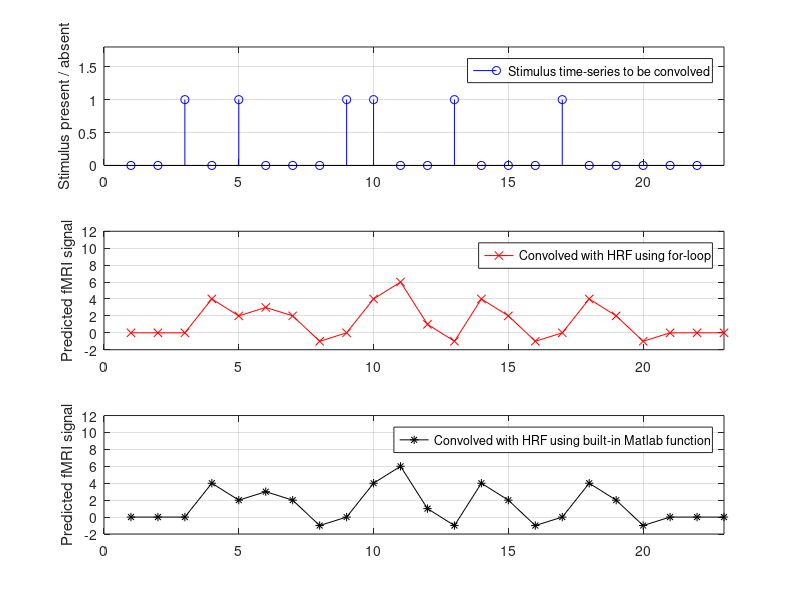

Reproduce this figure in MATLAB.
%%%% Tutorial about the math of convolution.
%%%%
%%%% Written by Rajeev Raizada, Aug.19, 2002.
%%%% 
%%%% This program goes together with hrf_tutorial.m and
%%%% design_matrix_tutorial.m

% The math of convolution:
% So far we have just talked about a stimulus "kicking off" an HRF,
% and the HRFs just adding up on top of each other.
% The actual math of this is just multiplying and adding.
% The multiplying part is: we go along the stimulus-time-series vector,
% element by element, and we multiply each element by the HRF.
% e.g. if the vector starts off: [ 0 0 1 0 ... ]
% then we take multiply: 0*HRF, then 0*HRF, then 1*HRF, then 0*HRF etc.
%
% We then take those multiplied HRFs and add them all together,
% to make an output vector that is the result of the convolution.
%
% The only extra consideration is that each HRF gets "kicked off",
% i.e. multiplied and added, at a different position along the
% stimulus-time-series vector. 
% In our [ 0 0 1 0 ] example above, the 1 is in the third position
% of the stimulus-time-series vector, so we want our 1*HRF to get 
% added onto the same position of our output vector,
% i.e. starting at the third position.
%
% To make things easier, let's try this with a small HRF,
% that we talk more about in design_matrix_tutorial.m

hrf = [ 0  4  2  -1  0 ];

% And let's start with a simple stimulus-time-series vector, corresponding
% to a single stimulus coming on at the third time-point 
% (which will be the third TR, in the case of fMRI).

stim_time_series = [ 0 0 1 0 0 ];

% Now, we want to make an output vector that is the result of
% convolving the stimulus-time-series vector with the HRF.
% So, we go along the stimulus-time-series vector, element by element,
% multiply each element by the HRF, and add the result to
% the corresponding position of our output vector.
%
%        0*[ 0  4  2 -1  0 ]           +
%        
%           0*[ 0  4  2 -1  0 ]        +
%         
%              1*[ 0  4  2 -1  0 ]     +
%         
%                 0*[ 0  4  2 -1  0 ]  +
%
%                    0*[ 0  4  2 -1  0 ] 
%        
% Let's see how this would all add up for making 
% the fifth element in our output:
%
%        0*[ 0  4  2 -1  0 ]           +
%                        .        
%           0*[ 0  4  2 -1  0 ]        +
%                        .
%              1*[ 0  4  2 -1  0 ]     +
%                        .
%                 0*[ 0  4  2 -1  0 ]  +
%                        .
%                    0*[ 0  4  2 -1  0 ] 
%                        .  
% makes the result: 0*0 + 0*-1 + 1*2 +0*4 + 0*0 = 2
%
% In the example above, the 5th element of our output vector
% is equal to:
%
% 1st-element of the stimulus-time-series  *  5th-element of HRF  +
% 2nd-element of the stimulus-time-series  *  4th-element of HRF  +
% 3rd-element of the stimulus-time-series  *  3rd-element of HRF  +
% 4th-element of the stimulus-time-series  *  2nd-element of HRF  +
% 5th-element of the stimulus-time-series  *  1st-element of HRF 
%
% As an equation, this is:
% Output(pos_in_output) =  
%   Sum[ with pos_in_hrf going from 1 to length(hrf) ] of
%     stim_time_series(pos_in_output - pos_in_hrf + 1) * hrf(pos_in_hrf)
%
% Textbooks will often use a notation like this:
% Output(n) means the n-th element of the output of the result
% of our convolution.
% Typically people write the vector to be convolved as x
% In our case, x is stim_time_series.
% So, x(n) means the n-th element of the onsets-vector, x.
% People often call the vector that this gets convolved with the "filter".
% Another name for it is the "impulse response function",
% which is where the phrase "hemodynamic response function" comes from.
%
% In our case, the filter is the HRF.
% People often call our position in the HRF "k", and the length
% of the HRF "M".
% In that notation:
% Output(n) = Sum[ with k going from 0 to M ]  x(n-k) * hrf(k)
%
% In Matlab, the indices can't be quite as neat as this, because
% a vector doesn't have a zero-th entry. 
% The first entry is element number 1 in the vector,
% even though it corresponds to time=0 in the HRF.
% That's why in the equation
%
%   Output(pos_in_output) =  
%     Sum[ with pos_in_hrf going from 1 to length(hrf) ] of
%       stim_time_series(pos_in_output - pos_in_hrf + 1) * hrf(pos_in_hrf)
%
% we see that pos_in_hrf goes from 1 to length(hrf), rather than starting
% at zero, and also why there's a "+1" in 
% stim_time_series(pos_in_output - pos_in_hrf + 1)
%
% By the way, note that this means that the result of 
% convolving stim_time_series  with hrf is longer than 
% either stim_time_series or hrf.
% length(output) = length(stim_time_series) + length(hrf) - 1.
% This makes sense when you think of it in terms of a stimulus
% kicking off an HRF that runs to completion.
% Even if the stimulus is right at the very end of a scan and
% if we stop the scan immediately after showing the stimulus,
% it will still have kicked-off an HRF inside the subject's head.
% The result of the convolution is the overall HRF-response that
% the stimuli will evoke, and so if the last stimulus kicks off 
% a fresh HRF, that will continue by one HRF-length past the
% end of the stimulus-time-series.

%%%%%%%%% Using a for-loop to implement the convolution %%%%%%%%%%%%%%
%
% So, now we have the basic equation for the convolution:
%
%   Output(pos_in_output) =  
%     Sum[ with pos_in_hrf going from 1 to length(hrf) ] of
%       stim_time_series(pos_in_output - pos_in_hrf + 1) * hrf(pos_in_hrf)
%
% and we have to write a computer program that will plug the actual numbers
% into that equation and see what they add up to.
%
% In order to do that, we want to go along the each position in the output,
% one position at a time, and then go along the positions in the HRF,
% carrying out the multiplication:
%    stim_time_series(pos_in_output - pos_in_hrf + 1) * hrf(pos_in_hrf)
% for each position in the HRF, and then adding up the results of
% all of these multiplications.
%
% In Matlab, and in almost any programming language, the easiest way
% to go along a series of positions in a list, one step at a time,
% is using a for-loop.
% (A for-loop isn't always the most elegant or most efficient method, but
%  it's often the simplest way, so that's how we'll do it here).
%
% Here's how we'd write a for-loop to do the convolution.
%
% Start off with an output vector all zeros, 
% with one row and (length(stim_time_series) + length(hrf) - 1) columns
output = zeros(1,length(stim_time_series) + length(hrf) - 1);           

%%%% Now build two loops.
%%%% The main loop goes along positions in the output vector.
%%%% Nested inside that, we have a smaller loop that goes along
%%%% positions in the HRF.
for pos_in_output = 1:length(output),   
              %%% Go around length(output) times, with the value of
              %%% pos_in_output starting at 1, and increasing by 1 
              %%% each time we go around the loop. 
    
   for pos_in_hrf = 1:length(hrf), 
              %%% This loop is completely inside the pos_in_output loop.
              %%% So, for any given pos_in_output value, we loop
              %%% through all the positions in the HRF, going from 1
              %%% to length(hrf), which is the last element in the HRF.
       
      % Now we want to do summing as we move along the positions in the HRF
      % This involves looking back to the earler positions of 
      % stim_time_series, back to position (pos_in_output - pos_in_hrf + 1).
      % However, if we're at the beginning of the stim_time_series,
      % then these earlier positions don't exist, so they don't
      % play any role in the convolution. 
      % In Matlab, trying to access non-existent parts of the stim_time_series
      % vector would cause an error, so first we check that we're far enough
      % along. Similarly, we can't try to access elements in stim_time_series
      % that happen after the end of that vector.
      
      % Output(pos_in_output) =  
      %   Sum[ with pos_in_hrf going from 1 to length(hrf) ] of
      %     stim_time_series(pos_in_output - pos_in_hrf + 1) * hrf(pos_in_hrf)
      pos_in_stim_time_series = pos_in_output - pos_in_hrf + 1;
      
      if (pos_in_stim_time_series > 0) & ...  % If it's far enough along and...
         (pos_in_stim_time_series <= length(stim_time_series)),
                                              % it's not too far along.
                                              % <= means less than or equal to
         output(pos_in_output) = output(pos_in_output) + ...
            stim_time_series(pos_in_stim_time_series) * hrf(pos_in_hrf);

      end;  % End of the if-statement
        
   end;     % End of loop along the HRF

end;        % End of loop along the positions in the output vector


%%%%%%%%%%%%%%%%%%%%%%%%%%%%%%%%%%%%%%%%%%%%%%%%%%%%%%%%%%%%
%
% Let's display the output in the Matlab command window, by
% typing it without a semi-colon at the end:

output

% We can check that this is correct by using Matlab's built-in
% convolution function. This should be the same as the output above!

output_from_matlab_conv_function = conv(stim_time_series,hrf)

% You can also express convolution as a matrix multiplication,
% but I'm not going to get into that here.
% If your Matlab has the Signal Processing Toolbox, type
% help convmtx
% for more info.

%%%%%%%%%%%%%%%%%%%%%%%%%%%%%%%%%%%%%%%%%%%%%%%%%%%%%%%%%%%%
%
% Ok, that seemed to work.
% Now let's try the same code with a slightly less trivial
% convolution, and let's plot the results.
%
% Instead of just having one stimulus, at time t=3, 
% we'll have several stimuli, and randomly jittered times

stim_time_series = [ 0 0 1 0 1 0 0 0 1 1 0 0 1 0 0 0 1 0 0 0 0 0 ];

output = zeros(1,length(stim_time_series) + length(hrf) - 1);           

%%%%% Below is exactly the same code as above, but with
%%%%% some of the lengthier comments taken out, to save repetition.
for pos_in_output = 1:length(output),   
    
   for pos_in_hrf = 1:length(hrf), 
 
      % Output(pos_in_output) =  
      %   Sum[ with pos_in_hrf going from 1 to length(hrf) ] of
      %     stim_time_series(pos_in_output - pos_in_hrf + 1) * hrf(pos_in_hrf)
      pos_in_stim_time_series = pos_in_output - pos_in_hrf + 1;
      
      if (pos_in_stim_time_series > 0) & ...  % If it's far enough along and...
         (pos_in_stim_time_series <= length(stim_time_series)),
                                              % it's not too far along.
                                              % <= means less than or equal to
         output(pos_in_output) = output(pos_in_output) + ...
            stim_time_series(pos_in_stim_time_series) * hrf(pos_in_hrf);

      end;  % End of the if-statement        
   end;     % End of loop along the HRF
end;        % End of loop along the positions in the output vector

% We can check that this is correct by using Matlab's built-in
% convolution function. This should be the same as the output above!
output_from_matlab_conv_function = conv(stim_time_series,hrf);

%%%%%%%%%%%%% Let's plot the results 

figure(1);
clf;
subplot(3,1,1);    % This lines up three subplots on this figure window
stem(stim_time_series,'bo-'); 
grid on;
legend('Stimulus time-series to be convolved');
axis([0 23 0 1.8]);
ylabel('Stimulus present / absent');

subplot(3,1,2);
plot(output,'rx-'); % Red crosses, solid line 
grid on;
legend('Convolved with HRF using for-loop');
axis([0 23 -2 12]);
ylabel('Predicted fMRI signal');

subplot(3,1,3);
plot(output_from_matlab_conv_function,'k*-'); % Black stars, solid line 
grid on;
legend('Convolved with HRF using built-in Matlab function');
axis([0 23 -2 12]);
ylabel('Predicted fMRI signal');




